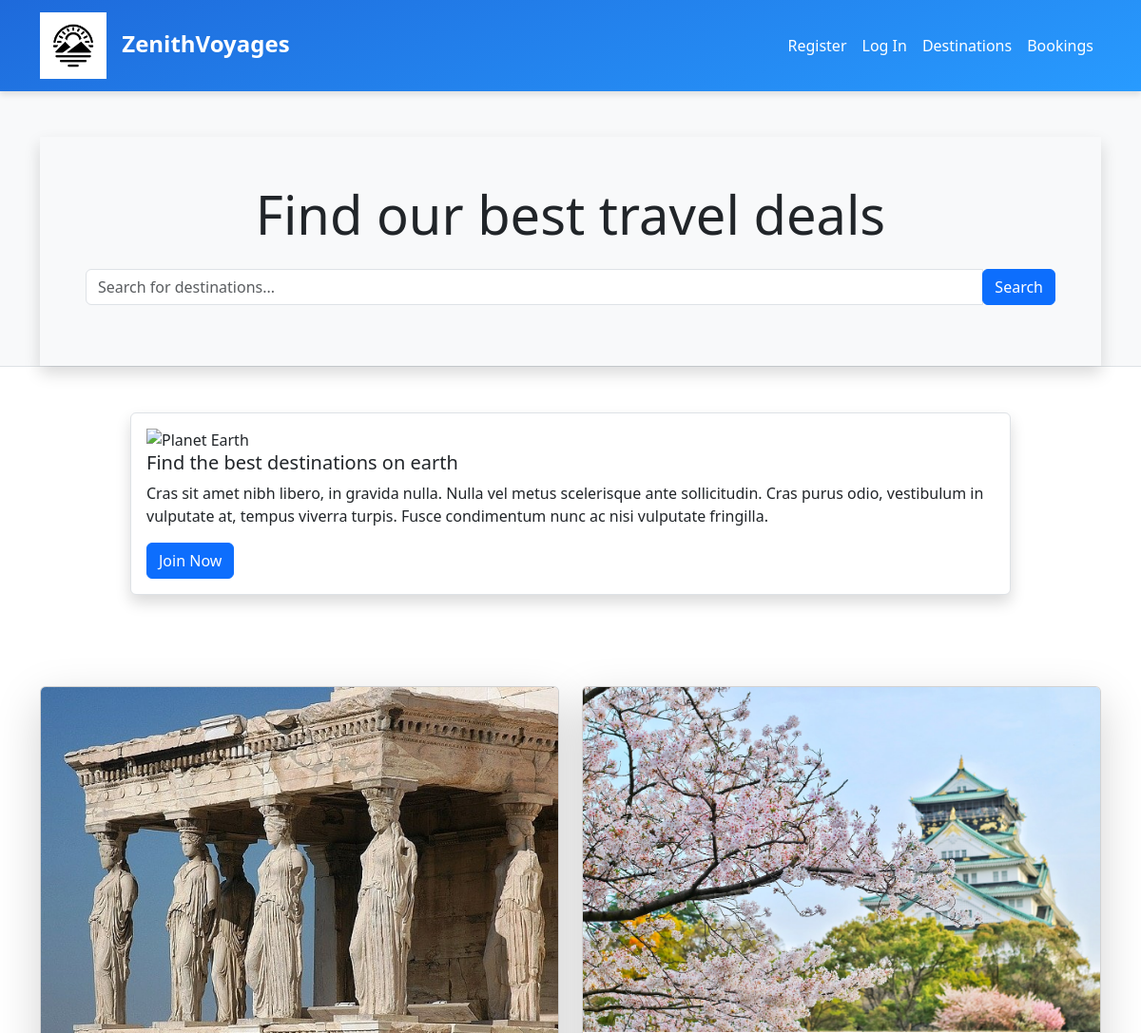
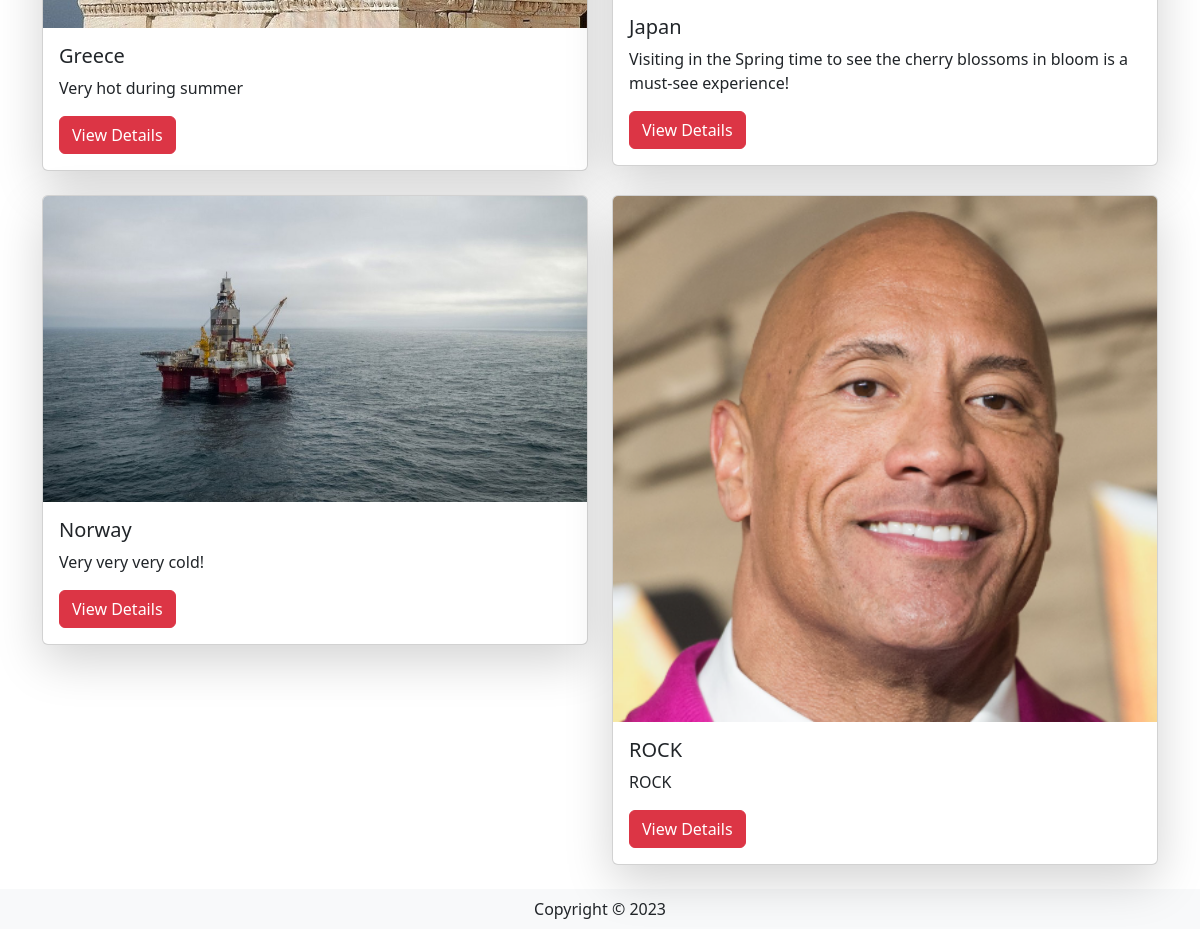
The page / on the database its author committed (2 pictures, top to bottom).
### travel/models.py (models this page shows, shortened)
class Destination(db.Model):
    __tablename__ = 'destinations'
    id = db.Column(db.Integer, primary_key=True)
    name = db.Column(db.String(80))
    description = db.Column(db.String(200))
    image = db.Column(db.String(400))
    currency = db.Column(db.String(3))
    comments = db.relationship('Comment', backref='destination')

### travel/views.py (the view)
@mainbp.route('/')
def index():
    destinations = db.session.scalars(db.select(Destination)).all()
    return render_template('index.html', destinations=destinations)

### travel/templates/index.html
{% extends 'base.html' %}
{% block header %}
<div class="container mt-5">
    <div class="jumbotron bg-light shadow p-5">
        <h1 class="display-4 text-center">Find our best travel deals</h1>
        <form action="{{url_for('main.search')}}" class="mt-4 mb-3">
            <div class="input-group">
                <input type="text" name="search" class="form-control" id="SearchForm" placeholder="Search for destinations...">
                <div class="input-group-append">
                    <button type="submit" class="btn btn-primary">Search</button>
                </div>
            </div>
        </form>
    </div>
</div>
{% endblock %}
{% block content %}
<div class="container mt-5">
    <div class="row justify-content-center">
        <div class="col-md-10 mb-5">
            <div class="media bg-white border p-3 rounded shadow">
                <img src="https://upload.wikimedia.org/wikipedia/commons/thumb/2/22/Earth_Western_Hemisphere_transparent_background.png/600px-Earth_Western_Hemisphere_transparent_background.png" alt="Planet Earth" class="mr-3" style="max-width:120px">
                <div class="media-body">
                    <h5>Find the best destinations on earth</h5>
                    <p class="d-none d-sm-block">Cras sit amet nibh libero, in gravida nulla. Nulla vel metus scelerisque ante sollicitudin. Cras purus odio, vestibulum in vulputate at, tempus viverra turpis. Fusce condimentum nunc ac nisi vulputate fringilla.</p>
                    <a href="#" class="btn btn-primary">Join Now</a>
                </div>
            </div>
        </div>
    </div>
    <div class="row mt-5">
      {% for destination in destinations %}
      <div class="col-lg-6 mb-4">
          <div class="card shadow-lg">
              <img src="{{ destination.image }}" alt="destination picture" class="card-img-top">
              <div class="card-body">
                  <h5 class="card-title">{{ destination.name }}</h5>
                  <p class="card-text">{{ destination.description }}</p>
                  <a href="{{ url_for('destination.show', id=destination.id) }}" class="btn btn-danger">View Details</a>
              </div>
          </div>
      </div>
      {% endfor %}
  </div>
</div>
{% endblock %}

### travel/templates/base.html (shortened to what this page needs)
<html>
<head>
   <link href="https://cdn.jsdelivr.net/npm/bootstrap@5.3.2/dist/css/bootstrap.min.css" rel="stylesheet">
</head>
<body>
   <header class="bg-light border-bottom">
      <nav class="navbar navbar-expand-lg">
         <div class="container">
             <a href="/" class="navbar-brand"><img src="/static/image/logo.png" alt="ZenithVoyages Logo">
               ZenithVoyages
           </a>
             <div class="collapse navbar-collapse justify-content-end" id="navbarSupportedContent">
                 <div class="navbar-nav ml-auto">
                     {% if current_user.is_authenticated %}
                         <a class="nav-item nav-link disabled" href="#">Welcome {{current_user.name}}</a>
                         <a class="nav-item nav-link" href="{{ url_for('auth.logout') }}">Log Out</a>
                     {% else %}
                         <a class="nav-item nav-link" href="{{ url_for('auth.register') }}">Register</a>
                         <a class="nav-item nav-link" href="{{ url_for('auth.login') }}">Log In</a>
                     {% endif %}
                     <a class="nav-item nav-link" href="{{ url_for('destination.create') }}">Destinations</a>
                     <a class="nav-item nav-link" href="#">Bookings</a>
                 </div>
             </div>
         </div>
     </nav>
      {% block header %}
      {% endblock %}
   </header>
   {% block content %}
   {% endblock %}
    <footer class="footer">
        <div class="text-center py-2 bg-light">
            <span class="text-dark">Copyright &copy; {{ year }}</span>
        </div>
    </footer>
   </body>
</html>

### travel/templates/base.html (style rules this page uses)
.navbar { background: linear-gradient(160deg, #1e6adb 0%, #289bff 100%); box-shadow: 0 4px 6px rgba(0, 0, 0, 0.1); }
.navbar-brand { font-size: 1.5rem; font-weight: bold; color: white !important; }
.navbar-nav .nav-link { color: white !important; transition: color 0.3s ease; }
.navbar-brand img { height: 70px; width: auto; margin-right: 10px; }

### rows shown on the page
Destination: image (picture), name "Greece", description "Very hot during summer"
Destination: image (picture), name "Japan", description "Visiting in the Spring time to see the cherry blossoms in bloom is a must-see experience!"
Destination: image (picture), name "Norway", description "Very very very cold!"
Destination: image (picture), name "ROCK", description "ROCK"
